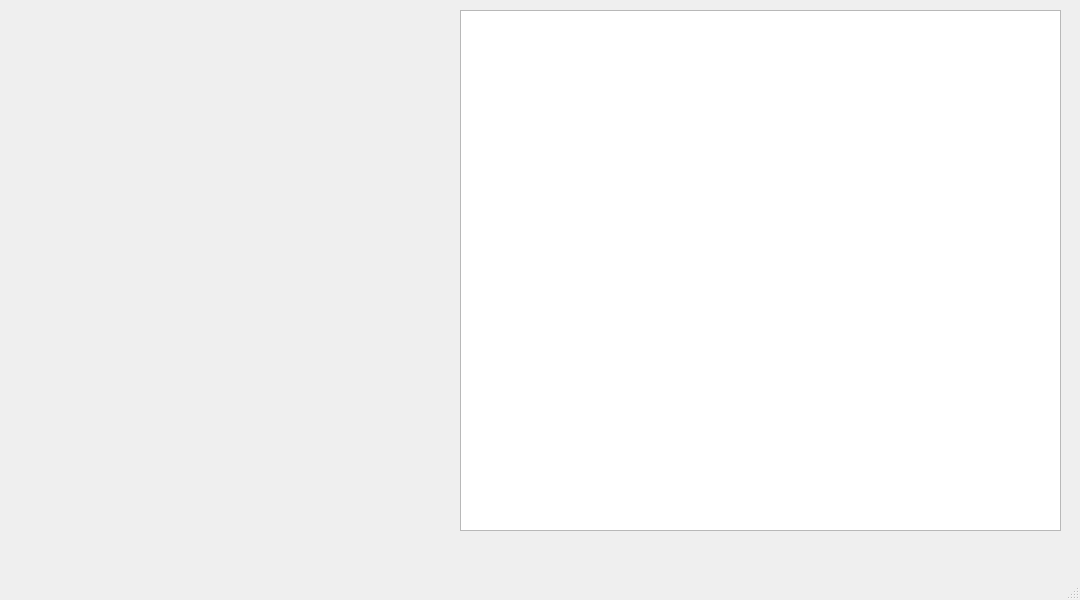
<?xml version="1.0" encoding="UTF-8"?>
<ui version="4.0">
 <class>RamWindow</class>
 <widget class="QMainWindow" name="RamWindow">
  <property name="geometry">
   <rect>
    <x>0</x>
    <y>0</y>
    <width>1080</width>
    <height>600</height>
   </rect>
  </property>
  <property name="windowTitle">
   <string>RAM</string>
  </property>
  <widget class="QWidget" name="centralwidget">
   <widget class="QTableWidget" name="tableWidget">
    <property name="geometry">
     <rect>
      <x>460</x>
      <y>10</y>
      <width>601</width>
      <height>521</height>
     </rect>
    </property>
   </widget>
  </widget>
  <widget class="QMenuBar" name="menubar">
   <property name="geometry">
    <rect>
     <x>0</x>
     <y>0</y>
     <width>1080</width>
     <height>26</height>
    </rect>
   </property>
  </widget>
  <widget class="QStatusBar" name="statusbar"/>
 </widget>
 <resources/>
 <connections/>
</ui>
